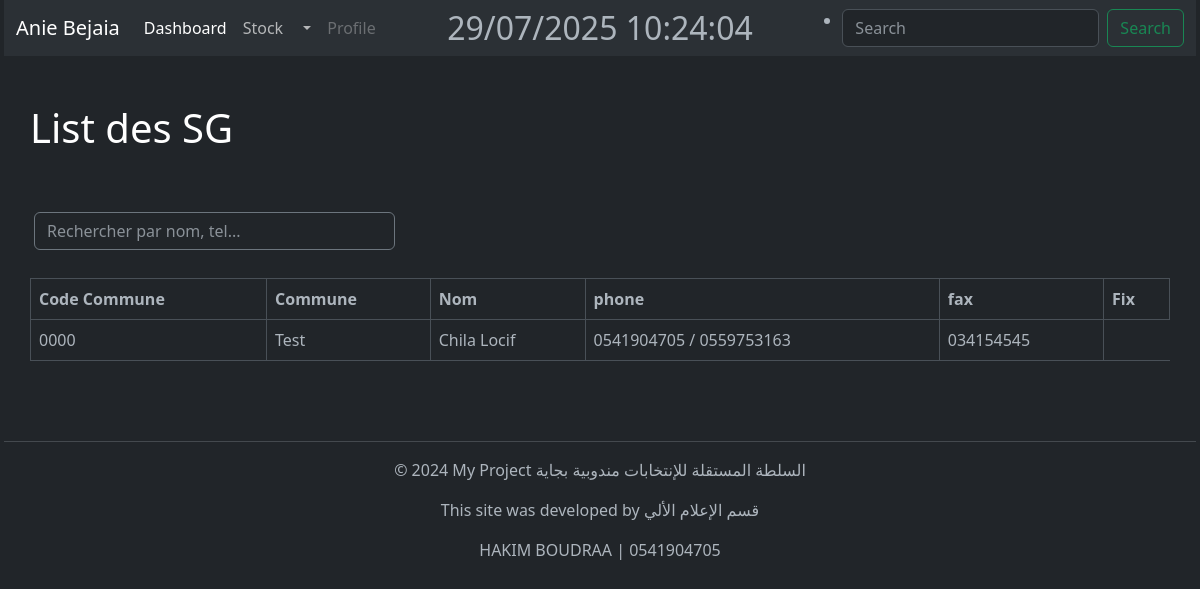
Page /personal/sg/ on the committed database.
### PersonalApp/models.py (models this page shows, shortened)
class SG(models.Model):
    commune = models.ForeignKey(Commune, on_delete=models.PROTECT)
    name_french = models.CharField(max_length=50)
    phone_validator = RegexValidator(
        regex=r'^\d{10}$',
        message=_("Phone number must be 10 digits.")
    )
    fax_validator = RegexValidator(
        regex=r'^\d{9}$',
        message=_("Fax number must be 9 digits.")
    )
    phone = models.CharField(max_length=10, validators=[phone_validator], default='0900000000')
    phone_2 = models.CharField(max_length=10, validators=[phone_validator], blank=True, null=True)
    fax = models.CharField(max_length=9, validators=[fax_validator], default='034000000', blank=True, null=True)
    fix = models.CharField(max_length=9, validators=[fax_validator], default='034000000', blank=True, null=True)

class Commune(models.Model):
    num_commune = models.CharField(max_length=4)
    name_commune = models.CharField(max_length=30)

### PersonalApp/views.py (the view)
# urls.py: path('sg/', views.sg, name='sg'),
def sg(request):
    list_sg = SG.objects.all()
    paginator = Paginator(list_sg, 10)
    page_number = request.GET.get("page")
    page_obj = paginator.get_page(page_number)
    return render(request, 'sg.html', {
        'page_obj': page_obj
    })

### PersonalApp/templates/SG.html (shortened to what this page needs)
{% extends 'base.html' %}
{% block content %}
<br>
<br>
<h1>List des SG</h1>
<br>
<br>
    <div class="glass-card hover-lift p-1 mb-4">
        <div class="row align-items-center">
            <div class="col-md-4">
                    <input type="text" id="searchInput" class="form-control bg-transparent border-secondary text-light"
                           placeholder="Rechercher par nom, tel..."
                           >
            </div>
        </div>
    </div>
<table class="table table-bordered text-light" id="sgTable">
    <thead>
        <tr>
            <th>Code Commune</th>
            <th>Commune</th>
            <th>Nom</th>
            <th>phone</th>
            <th>fax</th>
            <th>Fix</th>
        </tr>
    </thead>
    <tbody>
        {% for SG in page_obj %}
            <tr>
                <td>{{ SG.commune.num_commune }}</td>
                <td>{{ SG.commune.name_commune }}</td>
                <td>{{ SG.name_french }}</td>
                {% if SG.phone_2 %}
                        <td>{{ SG.phone }}  /  {{ SG.phone_2 }}</td>
                    {% else %}
                        <td>{{ SG.phone }}</td>
                    {% endif %}
                <td>{{ SG.fax }}</td>
            </tr>
        {% endfor %}
    </tbody>
</table>
{% endblock %}

### PersonalApp/templates/SG.html (style rules this page uses)
.table td { cursor: pointer; }

### rows in the picture
SG: commune.num_commune "0000", commune.name_commune "Test", name_french "Chila Locif", phone "0541904705", phone_2 "0559753163", fax "034154545"
